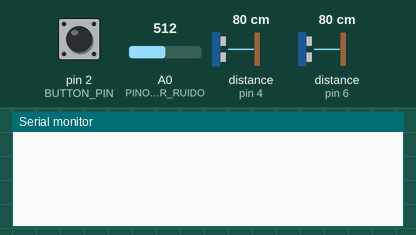
This sketch was run on a simulated Arduino Uno, built with avr-gcc and run on an emulated ATmega328P. On the bench: the last lines printed to the serial monitor. Wiring (inferred from the names in the program): 2 × ultrasonic range finder: trigger pin 3, echo pin 4 / trigger pin 5, echo pin 6. The test bench sets the inputs (shaded band); at power-on: pin 2 (BUTTON_PIN) HIGH, A0 (PINO_SENSOR_RUIDO) = 512, distance to the obstacle (sensors on pin 4, pin 6) 80 cm. The echo pulse lasts 58.3 µs per cm.

Above: at 1.2 s.
1.3 s: pin 2 (BUTTON_PIN) pulled LOW for 0.15 s
At 1.37 s:
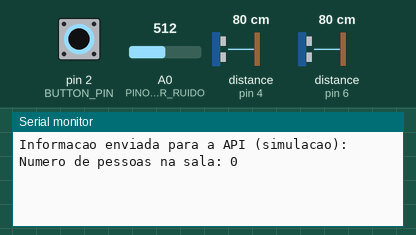
At 2.8 s:
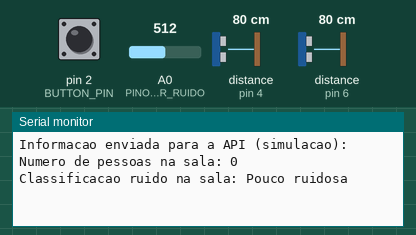

The sketch:

Arduino_Entradas_Saidas.ino
```cpp
// Definição dos pins aos quais estão conectados os sensores, botões, etc e ainda a threshold distance (distância máxima de captação de objeto nos sensores ultrassonicos)
#define TRIGGER_PIN_1 5  // Trigger pin do sensor ultrassonico 1
#define ECHO_PIN_1 6     // Echo pin do sensor ultrassonico 1
#define TRIGGER_PIN_2 3  // Trigger pin do sensor ultrassonico 2
#define ECHO_PIN_2 4     // Echo pin do sensor ultrassonico 2
#define THRESHOLD_DISTANCE 5 // Distância máxima de captação de objeto
#define BUTTON_PIN 2 // Pin do botão do interrupt (tem de ser um dos pins dedicado aos interrupts)

const int PINO_SENSOR_RUIDO = A0; // Pin do sensor de ruído (entrada analógica 0)

int count = 0; // Contador de pessoas no espaço
int apiRequestCounter = 1; // Contador que auxilia o envio de requests à API
int countRuido = 0; // Contador de deteções de ruído

bool sensor1Triggered = false; // Deteta se o sensor 1 ultrassonico foi triggered (ativado por objeto próximo)
bool sensor2Triggered = false; // Deteta se o sensor 2 ultrassonico foi triggered (ativado por objeto próximo)
unsigned long sensor1Millis; // Variável utilizada para auxílio no cálculo do tempo de passagem entre sensores (a passagem entre estes deve ser feita entre um determinado número de segundos, para ter mais precisão na contagem)
unsigned long sensor2Millis; // Variável utilizada para auxílio no cálculo do tempo de passagem entre sensores
unsigned long apiMillis; // Variável utilizada para auxiliar no envio de infos para a API de 5 em 5 minutos


void setup() {

  // Inicializar os pins
  pinMode(TRIGGER_PIN_1, OUTPUT);
  pinMode(ECHO_PIN_1, INPUT);
  pinMode(TRIGGER_PIN_2, OUTPUT);
  pinMode(ECHO_PIN_2, INPUT);
  pinMode(BUTTON_PIN, INPUT_PULLUP);
  pinMode(PINO_SENSOR_RUIDO, INPUT);

  // Inicializar comunicação serial
  Serial.begin(9600);

  // Associar o pin ao interrupt (myISR)
  attachInterrupt(digitalPinToInterrupt(BUTTON_PIN), myISR, FALLING); // "FALLING" -> ativa quando botão é pressionado
}

void loop() {
  apiMillis = millis(); // Tempo de execução atual (está sempre a dar refresh)

  // OCUPACAO CALCULO

  // Medir distância a cada sensor
  int distance1 = measureDistance(TRIGGER_PIN_1, ECHO_PIN_1);
  int distance2 = measureDistance(TRIGGER_PIN_2, ECHO_PIN_2);

  //Serial.println(distance1);
  //Serial.println(distance2);
  //delay(100);

  // Se a distancia ao sensor 1 for inferior à threshold
  if (distance1 < THRESHOLD_DISTANCE) {
    if (sensor2Triggered == true){ // caso sensor 2 tenha sido triggered (neste caso vai detetar uma saída)
      if (sensor2Millis >= millis() - 1000 && count > 0){ // o sensor 2 tem de ter sido triggered há menos de um segundo para funcionar
        count--;
        Serial.println("Saiu");
        Serial.println(count);
      }
    } else {
      sensor1Triggered = true; // caso o sensor 2 não tenha sido triggered, passamos a informar que o sensor1 foi triggered
      sensor1Millis = millis(); // registamos o tempo em que o sensor 1 foi triggered
    }
    sensor2Triggered = false; // colocamos a variável sensor2triggered de volta a false
  }
  if (distance2 < THRESHOLD_DISTANCE){ // desta vez exatamente a mesma coisa, mas com o sensor ultrassonico 2
    if (sensor1Triggered == true){
      if (sensor1Millis >= millis() - 1000){
        count++;
        Serial.println("Entrou");
        Serial.println(count);
      }
    } else {
      sensor2Triggered = true;
      sensor2Millis = millis();
    }
    sensor1Triggered = false;
  }

  // SOM

  //Serial.println(analogRead(PINO_SENSOR_RUIDO)); // Le as informacoes obtidas do sensor
  //delay(100);

  if (analogRead(PINO_SENSOR_RUIDO) < 900){ // Após afinarmos o sensor via potenciómetro, caso ele baixe de 900 quer dizer que detetou algum ruído
    //Serial.println("Algum ruido!");
    countRuido++; // incrementa em uma unidade o contador de ruído
  } else if (analogRead(PINO_SENSOR_RUIDO) < 700){ // Após afinarmos o sensor via potenciómetro, caso baixe de 700 (a leitura) quer dizer que detetou muito ruído
    //Serial.println("Muito ruido!");
    countRuido+=5; // incerementa em cinco unidades o contador de ruído
  }

  if (apiMillis/1000 >= 300 * apiRequestCounter){ // 300 = 5 minutos
    // API STUFF
    sendStuffToAPI();
  }

  // classificação das salas quanto ao ruído
  // +50 algum ruido
  // +200 ruidosa
  // +500 muito ruidosa


}

// Função de medição de distância ao sensor ultrassónico
int measureDistance(int triggerPin, int echoPin) {
  long duration, distance;

  // Enviar um pulso para o triggerPin
  digitalWrite(triggerPin, LOW);
  delayMicroseconds(2);
  digitalWrite(triggerPin, HIGH);
  delayMicroseconds(10);
  digitalWrite(triggerPin, LOW);

  // Medir a distância ao EchoPin
  duration = pulseIn(echoPin, HIGH);

  // Calcular a distância com base na duração do pulse
  distance = duration * 0.034 / 2;

  return distance;
}

// Função de interrupt
void myISR() {
  sendStuffToAPI(); // chama função de enviar dados para API
}

// Função de "envio" de dados para API
void sendStuffToAPI(){
  // API STUFF
  Serial.println("Informacao enviada para a API (simulacao):");
  Serial.print("Numero de pessoas na sala: ");
  Serial.println(count);
  Serial.print("Classificacao ruido na sala: ");
  if (countRuido > 500){
    Serial.println("Muito Ruidosa");
  }

  else if (countRuido > 200){
    Serial.println("Ruidosa");
  }
  else {
    Serial.println("Pouco ruidosa");
  }

  apiRequestCounter++;
  countRuido = 0;
}
```

Measured:
- after the input at 1.3 s, the serial monitor: prints a new line at once (image 1)
